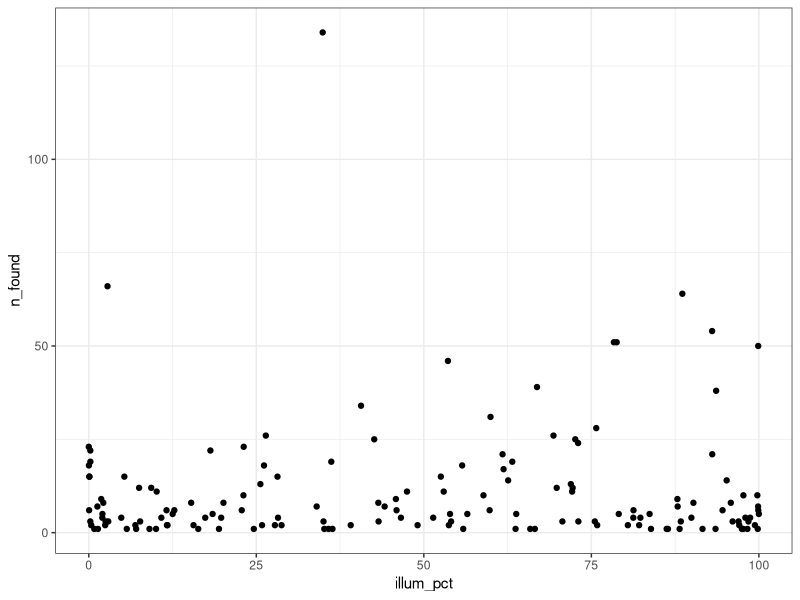
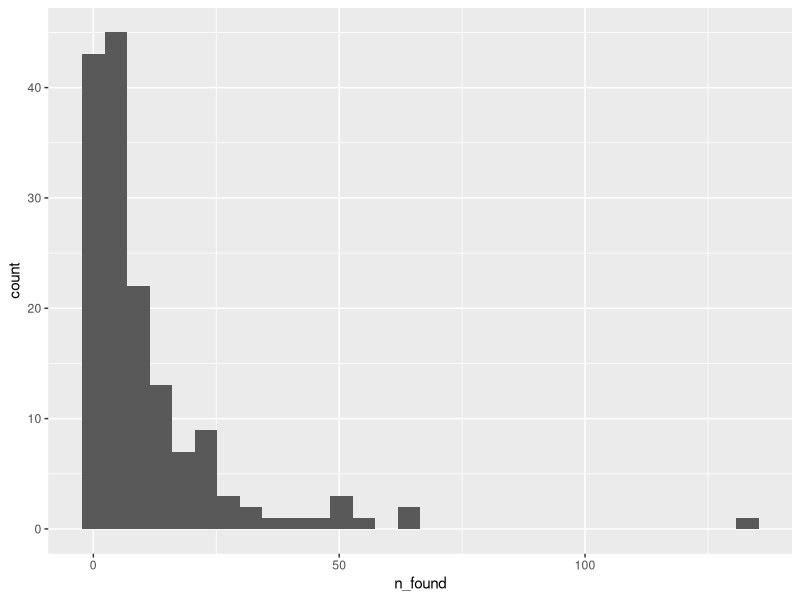
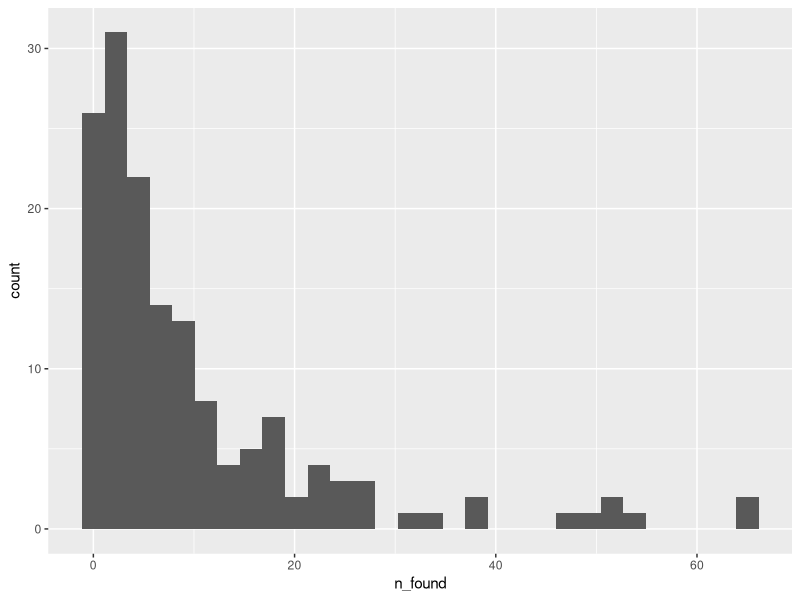
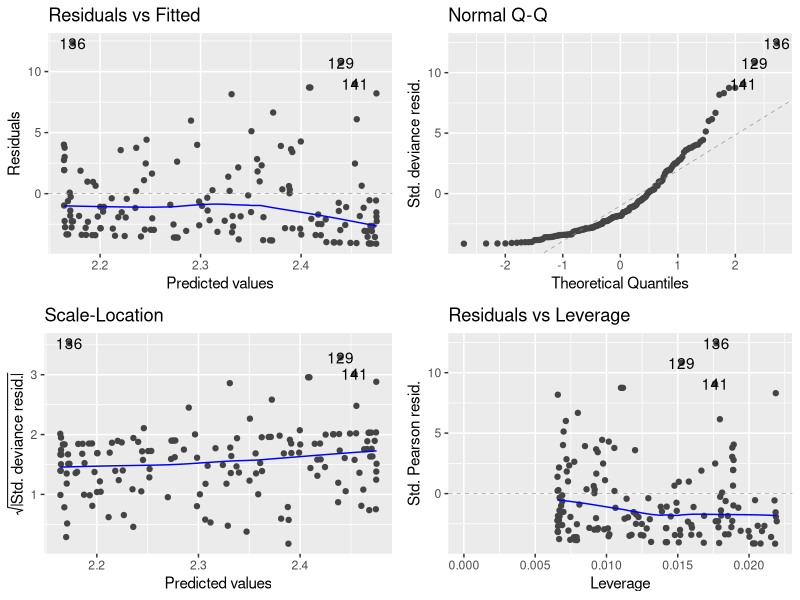
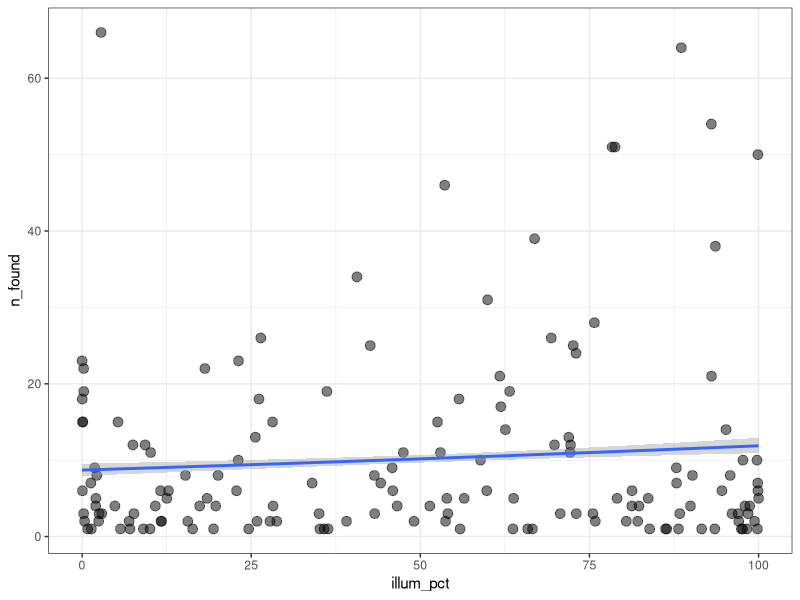

These charts were generated, in order, by the following R code:
## ---- chunk 1
rm(list = ls())
library(tidyverse)
library(here)
library(ggfortify)
## ---- chunk 2
gad_totals <- read.csv(here("data", "gad_totals2.csv"))
glimpse(gad_totals)
## ---- chunk 3
gad_totals <- gad_totals |>
  mutate(Date = ymd(Date)) |>
  mutate(phase = as.factor(phase)) |>
  mutate(phase = fct_relevel(phase, 
                             c("new",
                               "waxing crescent",
                               "first quarter",
                               "waxing gibbous",
                               "full",
                               "waning gibbous",
                               "last quarter",
                               "waning crescent"))) |>
  na.omit()
## ---- chunk 4
ggplot(gad_totals, aes(x = illum_pct, y = n_found))+
  geom_point()+
  theme_bw()
## ---- chunk 5
ggplot(gad_totals, aes(n_found))+
  geom_histogram()
## ---- chunk 6
gad_totals <- gad_totals |>
  filter(n_found < 100)

ggplot(gad_totals, aes(n_found))+
  geom_histogram()
## ---- chunk 7
illum_model <- glm(n_found ~ illum_pct, data = gad_totals, family = poisson)
## ---- chunk 8
autoplot(illum_model)
## ---- chunk 9
anova(illum_model, test="Chisq")

summary(illum_model)
## ---- chunk 10
min.size <- min(gad_totals$illum_pct)
max.size <- max(gad_totals$illum_pct)
## ---- chunk 11

new.x <- expand.grid(illum_pct = seq(min.size, max.size,length = 1000))
## ---- chunk 12
new.y <- predict(illum_model, newdata = new.x, se.fit = T)
new.y <- data.frame(new.y)
## ---- chunk 13
addThese <- data.frame(new.x, new.y)
## ---- chunk 14
addThese <- mutate(addThese, 
                   n_found = exp(fit),
                   lwr = exp(fit - 1.96 * se.fit),
                   upr = exp(fit + 1.96 * se.fit))
head(addThese)
## ---- chunk 15
ggplot(gad_totals, aes(x = illum_pct, y = n_found))+
  geom_point(size = 3, alpha = 0.5)+
  #now add the fits and the CIs 
  geom_smooth(data = addThese, aes(ymin = lwr, ymax = upr), stat = "identity")+
  theme_bw()
